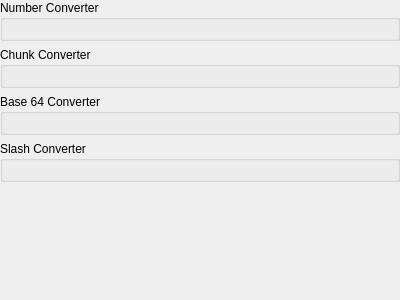
<?xml version="1.0" encoding="UTF-8"?>
<ui version="4.0">
 <class>Converter</class>
 <widget class="QWidget" name="Converter">
  <property name="geometry">
   <rect>
    <x>0</x>
    <y>0</y>
    <width>400</width>
    <height>300</height>
   </rect>
  </property>
  <property name="windowTitle">
   <string>Form</string>
  </property>
  <layout class="QVBoxLayout" name="verticalLayout">
   <property name="leftMargin">
    <number>0</number>
   </property>
   <property name="topMargin">
    <number>0</number>
   </property>
   <property name="rightMargin">
    <number>0</number>
   </property>
   <property name="bottomMargin">
    <number>0</number>
   </property>
   <item>
    <widget class="QGroupBox" name="groupBox">
     <property name="title">
      <string>Number Converter</string>
     </property>
     <layout class="QVBoxLayout" name="verticalLayout_2">
      <item>
       <widget class="NumberConverter" name="widget" native="true"/>
      </item>
     </layout>
    </widget>
   </item>
   <item>
    <widget class="QGroupBox" name="groupBox_2">
     <property name="title">
      <string>Chunk Converter</string>
     </property>
     <layout class="QVBoxLayout" name="verticalLayout_3">
      <item>
       <widget class="ChunkConverter" name="widget_2" native="true"/>
      </item>
     </layout>
    </widget>
   </item>
   <item>
    <widget class="QGroupBox" name="groupBox_3">
     <property name="title">
      <string>Base 64 Converter</string>
     </property>
     <layout class="QVBoxLayout" name="verticalLayout_4">
      <item>
       <widget class="ConverterBase64" name="widget_3" native="true"/>
      </item>
     </layout>
    </widget>
   </item>
   <item>
    <widget class="QGroupBox" name="groupBox_4">
     <property name="title">
      <string>Slash Converter</string>
     </property>
     <layout class="QVBoxLayout" name="verticalLayout_5">
      <item>
       <widget class="SlashConverter" name="widget_4" native="true"/>
      </item>
     </layout>
    </widget>
   </item>
   <item>
    <spacer name="verticalSpacer">
     <property name="orientation">
      <enum>Qt::Vertical</enum>
     </property>
     <property name="sizeHint" stdset="0">
      <size>
       <width>20</width>
       <height>40</height>
      </size>
     </property>
    </spacer>
   </item>
  </layout>
 </widget>
 <customwidgets>
  <customwidget>
   <class>NumberConverter</class>
   <extends>QWidget</extends>
   <header>NumberConverter.h</header>
   <container>1</container>
  </customwidget>
  <customwidget>
   <class>ChunkConverter</class>
   <extends>QWidget</extends>
   <header>ChunkConverter.h</header>
   <container>1</container>
  </customwidget>
  <customwidget>
   <class>ConverterBase64</class>
   <extends>QWidget</extends>
   <header>ConverterBase64.h</header>
   <container>1</container>
  </customwidget>
  <customwidget>
   <class>SlashConverter</class>
   <extends>QWidget</extends>
   <header>SlashConverter.h</header>
   <container>1</container>
  </customwidget>
 </customwidgets>
 <resources/>
 <connections/>
</ui>
